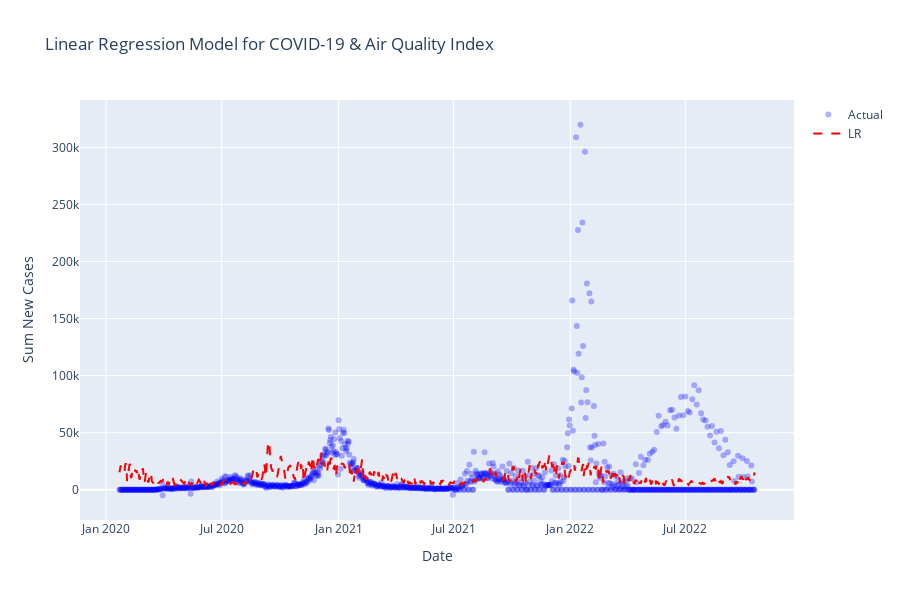

Notebook code cell kept with this figure:
### Code cell
# For CO conc (ppm) & Sum New Cases
## Perform regression modeling
from sklearn.linear_model import LinearRegression
from sklearn.metrics import r2_score, mean_squared_error

import statsmodels.api as sm
import calendar

# Convert datetime to int
#x = data['Date'].values.astype(int) / 10**9  # Convert to seconds (UNIX epoch start)
#x = x.reshape(-1, 1)


x = NewData['CO conc (ppm)']
y = NewData['Sum New Cases']

#--------------------------------------------------------------
# Linear regression model
#--------------------------------------------------------------
# Stastical approach
x_lms = sm.add_constant(x)
linear_model_stat = sm.OLS(y, x_lms)
lms_results = linear_model_stat.fit()
p_values = lms_results.pvalues[1:]

# Machine learning approach (no p-values)
linear_model = LinearRegression()
linear_model.fit(x_lms, y)
y_linear_pred = linear_model.predict(x_lms)

# Calculate R2 and RMSE for linear regression model
linear_r2 = r2_score(y, y_linear_pred)
linear_rmse = np.sqrt(mean_squared_error(y, y_linear_pred))

print("Model Evaluation")
print("\nLinear Regression: RMSE=%.2f, R2=%.2f" % (linear_rmse, linear_r2))
for i, p_value in enumerate(p_values.index):
  print(f'P({p_value}): {p_values[i]}')

if any(p_values <= 0.05):
  print("There is a significant relationship between the predictor and the response\n")
else:
  print("There is no significant relationship between the predictor and the response\n")


# Plot the model
import plotly.graph_objects as go

xtt = NewData['Date'].dt.strftime('%Y-%m-%d')
scatter_actual = go.Scatter(x=xtt, y=y, mode='markers', name='Actual', marker=dict(color='blue', opacity=0.3))

line_regression = go.Scatter(x=xtt, y=y_linear_pred, mode='lines', name='LR', line=dict(color='red', dash='dash'))

data = [scatter_actual, line_regression]

layout = go.Layout(xaxis=dict(title='Date'),
                   yaxis=dict(title='Sum New Cases'),
                   title='Linear Regression Model for COVID-19 & Air Quality Index',
                   showlegend=True,
                   height=600)

fig = go.Figure(data=data, layout=layout)
fig.show()

### Figure 1 — Plotly figure (JSON) as saved in the notebook; plotly's stock layout.template omitted (floating-point values rounded to 4 significant figures; data arrays with more than 128 entries replaced by an {"elided": "..."} marker saying what was removed)
{"data": [{"marker": {"color": "blue", "opacity": 0.3}, "mode": "markers", "name": "Actual", "type": "scatter", "x": {"elided": "1001 str values"}, "y": {"elided": "1001 int values"}}, {"line": {"color": "red", "dash": "dash"}, "mode": "lines", "name": "LR", "type": "scatter", "x": {"elided": "1001 str values"}, "y": {"elided": "1001 float values"}}], "layout": {"height": 600, "showlegend": true, "title": {"text": "Linear Regression Model for COVID-19 & Air Quality Index"}, "xaxis": {"title": {"text": "Date"}}, "yaxis": {"title": {"text": "Sum New Cases"}}}}
